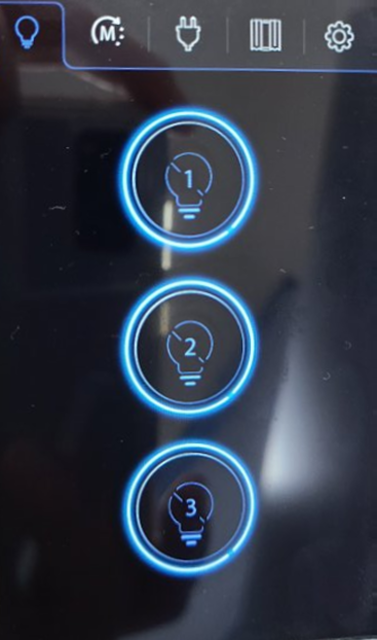
#> input picture 2026_1_산업컴퓨터비전/2_과제/98_midterm/re_lcd_std_1_color.png, 377 x 640 px
$ python lcd_vertical_icon_similarity_v10_manual_steps.py
#> lines starting #> are read from the running program, lines starting #| are printed output that depends on the picture; after the words box and inside, x2 and y2 are one past the last pixel; in counts of white or black regions, pixels touching at a corner belong together
import cv2
import numpy as np

# ------------------------------------------------------------
# 세로 이미지용 ROI similarity 비교 프로그램 (v10)
#
# [기능 요약]
# 1) 정상(left), 비정상(right) 이미지를 나란히 띄운다.
# 2) AUTO 모드에서는 미리 정한 아이콘 ROI들을 빨간 박스로 표시한다.
# 3) MANUAL 모드에서는 오른쪽 이미지에서 마우스로 ROI를 직접 지정한다.
# 4) ROI 안에서 발광 영역만 분리한 뒤,
#    - 평균 S(채도)가 높으면 -> Hue 비교
#    - 평균 S(채도)가 낮으면 -> Brightness(V) 비교
#    방식으로 similarity(%)를 계산한다.
# 5) m 키: MANUAL 모드, a 키: AUTO 모드, r 키: 수동 ROI 초기화, s 키: 저장
#
# [중요 수정 사항]
# - similarity 계산에 쓰는 기준값을 상수로 분리했다.
#   예) HUE_SIMILARITY_BASE = 90.0
#       BRIGHT_SIMILARITY_BASE = 255.0
#   필요하면 이 값을 직접 바꿔서 민감도를 조정할 수 있다.
# ------------------------------------------------------------

# ------------------------------------------------------------
# 사용자 설정: 입력 이미지 / 저장 파일 / 창 이름
# ------------------------------------------------------------
NORMAL_IMAGE_PATH = "re_lcd_std_1_color.png"
ABNORMAL_IMAGE_PATH = "re_lcd_std_2_color.png"
SAVE_PATH = "vertical_icon_similarity_result.png"
WINDOW_NAME = "Vertical LCD Icon Similarity"

# 상단 제목/정보 영역 높이
TITLE_H = 130

# MANUAL 모드에서 선택한 ROI의 발광영역 추출 과정을 저장할 파일
MANUAL_STEPS_SAVE_PATH = "manual_selected_glow_steps.png"

# ------------------------------------------------------------
# similarity 계산 기준값
# ------------------------------------------------------------
# Hue는 OpenCV HSV에서 원형 거리의 최대값이 90이므로,
# 보통 90을 기준으로 0~100%로 환산한다.
# 더 엄격하게 보고 싶으면 60 또는 45 등으로 줄이면 된다.
HUE_SIMILARITY_BASE = 20.0

# Brightness(V)는 0~255 범위이므로 보통 255를 기준으로 환산한다.
BRIGHT_SIMILARITY_BASE = 255.0

# ------------------------------------------------------------
# 발광 영역 추출 / 고채도-저채도 판단 기준값
# ------------------------------------------------------------
# 평균 Saturation이 이 값보다 크면 고채도라고 판단 -> Hue 비교 사용
S_THRESHOLD = 60

# 컬러 발광부 추출용 기준
COLOR_S_THRESHOLD = 40
COLOR_V_THRESHOLD = 40

# 흰색/회색 밝은 발광부 추출용 기준
WHITE_V_THRESHOLD = 150

# ------------------------------------------------------------
# 세로 이미지(377x640) 기준 ROI
# 너무 타이트하지 않게 설정된 고정 박스
# ------------------------------------------------------------
ICON_ROIS = {
    "Bulb": (4, 6, 46, 48),
    "Mode": (76, 8, 56, 46),
    "Plug": (165, 10, 48, 46),
    "Menu": (242, 10, 48, 46),
    "Gear": (314, 12, 48, 46),
    "Big1": (115, 107, 150, 150),
    "Big2": (115, 272, 150, 150),
    "Big3": (115, 437, 150, 150),
}

# ------------------------------------------------------------
# 전역 상태 변수
# ------------------------------------------------------------
normal_img = None
abnormal_img = None

# 마우스로 ROI를 그릴 때 사용하는 상태값
# drawing: 현재 드래그 중인지 여부
# start_pt, end_pt: 마우스 시작점/끝점
# selected_roi: 최종 선택된 수동 ROI
# view_mode: AUTO / MANUAL 모드 구분
# auto_results: AUTO 모드 아이콘별 계산 결과

drawing = False
start_pt = None
end_pt = None
selected_roi = None

view_mode = "AUTO"
auto_results = {}

# 최근 MANUAL ROI 계산 결과를 화면 상단에 표시하기 위한 값들
last_similarity = None
last_mode = None
last_normal_value = None
last_abnormal_value = None
last_diff = None
last_normal_mean_s = None
last_abnormal_mean_s = None


# ------------------------------------------------------------
# 기본 수학 함수
# ------------------------------------------------------------
def circular_hue_distance(h1, h2):
    """
    Hue는 직선 값이 아니라 원형 값이다.
    따라서 |h1-h2| 만 쓰면 안 되고,
    원 둘레에서 더 짧은 쪽 거리를 써야 한다.

    예)
    h1 = 179, h2 = 1 이면
    단순 차이는 178이지만,
    실제 색상환에서는 거의 붙어 있으므로 원형 거리는 2이다.
    """
    diff = abs(float(h1) - float(h2))
    return min(diff, 180.0 - diff)


def circular_mean_hue(h_values):
    """
    Hue 평균은 일반 평균이 아니라 원형 평균으로 구한다.
    단순 평균을 쓰면 179와 1의 평균이 90이 되어 버리는데,
    실제로는 둘 다 거의 같은 색이므로 잘못된 결과가 된다.
    """
    if h_values.size == 0:
        return 0.0

    # Hue(0~179)를 원형 각도(0~2pi)로 변환
    angles = h_values.astype(np.float32) * 2.0 * np.pi / 180.0

    # sin, cos 평균으로 대표 방향 계산
    mean_sin = np.mean(np.sin(angles))
    mean_cos = np.mean(np.cos(angles))
    mean_angle = np.arctan2(mean_sin, mean_cos)

    # 각도가 음수로 나오면 0~2pi 범위로 보정
    if mean_angle < 0:
        mean_angle += 2.0 * np.pi

    # 다시 OpenCV Hue 범위(0~179 근처)로 환산
    return float(mean_angle * 180.0 / (2.0 * np.pi))


# ------------------------------------------------------------
# 전처리 / 마스크 생성 함수
# ------------------------------------------------------------
def preprocess(img_bgr):
    """
    너무 강하지 않은 Gaussian blur를 적용한다.
    목적:
    - 작은 노이즈 완화
    - 아주 미세한 반사/점 잡음 완화

    너무 강하게 blur를 주면 아이콘 경계까지 흐려지므로
    커널을 작게 유지한다.
    """
    return cv2.GaussianBlur(img_bgr, (3, 3), 0)


def get_glow_mask_from_roi(img_bgr, roi):
    """
    ROI 내부에서 '실제로 빛나고 있는 부분'만 간단히 분리한다.

    아이디어:
    1) 컬러 발광부: S와 V가 둘 다 어느 정도 큰 영역
    2) 흰색/회색 밝은 발광부: V가 큰 영역
    3) 두 마스크를 OR로 합친다.
    4) morphology로 자잘한 점 노이즈를 정리한다.

    반환값:
    - mask (0 또는 255)
    """
    x, y, w, h = roi
    roi_bgr = img_bgr[y:y + h, x:x + w]

    # ROI만 잘라서 약하게 전처리
    filtered = preprocess(roi_bgr)

    # BGR -> HSV 변환
    hsv = cv2.cvtColor(filtered, cv2.COLOR_BGR2HSV)
    s_ch = hsv[:, :, 1]
    v_ch = hsv[:, :, 2]

    # 채도도 있고 밝기도 있는 컬러 발광부
    mask_color = ((s_ch > COLOR_S_THRESHOLD) & (v_ch > COLOR_V_THRESHOLD)).astype(np.uint8) * 255

    # 채도는 낮더라도 아주 밝은 흰색/회색 발광부
    mask_white = (v_ch > WHITE_V_THRESHOLD).astype(np.uint8) * 255

    # 두 마스크 합치기
    mask = cv2.bitwise_or(mask_color, mask_white)

    # morphology로 작은 점 노이즈 제거 + 끊긴 부분 조금 정리
    kernel = np.ones((3, 3), np.uint8)
    mask = cv2.morphologyEx(mask, cv2.MORPH_OPEN, kernel)
    mask = cv2.morphologyEx(mask, cv2.MORPH_CLOSE, kernel)

    return mask


# [115 lines left out: functions make_mask_overlay_image, resize_for_panel, save_manual_glow_steps_panel, not called in this run]


def get_feature_from_roi(img_bgr, roi):
    """
    ROI에서 발광 영역만 분리한 뒤,
    similarity 계산에 필요한 대표 feature를 구한다.

    반환값:
    - mean_hue : 발광 영역 평균 Hue
    - mean_v   : 발광 영역 평균 Brightness(Value)
    - mean_s   : 발광 영역 평균 Saturation
    """
    x, y, w, h = roi
    roi_bgr = img_bgr[y:y + h, x:x + w]

    # 전처리 후 HSV 변환
    filtered = preprocess(roi_bgr)
    hsv = cv2.cvtColor(filtered, cv2.COLOR_BGR2HSV)

    h_ch = hsv[:, :, 0].astype(np.float32)
    s_ch = hsv[:, :, 1].astype(np.float32)
    v_ch = hsv[:, :, 2].astype(np.float32)

    # 발광 영역 마스크 생성
    mask = get_glow_mask_from_roi(img_bgr, roi)
    valid = mask > 0
    count = int(np.count_nonzero(valid))

    # 발광 픽셀이 너무 적으면,
    # 계산이 불안정해질 수 있으므로 ROI 전체를 fallback으로 사용한다.
    if count < 10:
        valid = np.ones(h_ch.shape, dtype=bool)

    mean_s = float(np.mean(s_ch[valid]))
    mean_v = float(np.mean(v_ch[valid]))
    mean_hue = circular_mean_hue(h_ch[valid])

    return mean_hue, mean_v, mean_s


# ------------------------------------------------------------
# similarity 계산 함수
# ------------------------------------------------------------
def similarity_from_distance(diff, base_value):
    """
    거리(diff)를 0~100% similarity로 바꾼다.

    diff = 0          -> 100%
    diff = base_value -> 0%

    예)
    Hue 비교에서 base_value = 90
    Brightness 비교에서 base_value = 255
    """
    sim = max(0.0, 100.0 * (1.0 - float(diff) / float(base_value)))
    return float(sim)


def hue_similarity_percent(h1, h2):
    """
    두 Hue 값의 원형 거리로 similarity를 계산한다.
    기준값은 HUE_SIMILARITY_BASE 상수를 사용한다.
    """
    dist = circular_hue_distance(h1, h2)
    return similarity_from_distance(dist, HUE_SIMILARITY_BASE), dist


def brightness_similarity_percent(v1, v2):
    """
    두 Brightness(Value) 값의 차이로 similarity를 계산한다.
    기준값은 BRIGHT_SIMILARITY_BASE 상수를 사용한다.
    """
    diff = abs(float(v1) - float(v2))
    return similarity_from_distance(diff, BRIGHT_SIMILARITY_BASE), diff


# ------------------------------------------------------------
# 핵심 비교 함수
# ------------------------------------------------------------
def compare_one_roi(roi):
    """
    하나의 ROI에 대해 정상/비정상 similarity를 계산한다.

    처리 순서:
    1) 정상 ROI feature 계산
    2) 비정상 ROI feature 계산
    3) 평균 S로 고채도 / 저채도 판단
    4) 고채도이면 Hue 비교
    5) 저채도이면 Brightness(V) 비교
    """
    global last_similarity, last_mode, last_normal_value, last_abnormal_value
    global last_diff, last_normal_mean_s, last_abnormal_mean_s

    # 정상/비정상에서 각각 feature 계산
    n_h, n_v, n_s = get_feature_from_roi(normal_img, roi)
    a_h, a_v, a_s = get_feature_from_roi(abnormal_img, roi)

    # 두 영상의 평균 S를 같이 보고 이번 ROI가 고채도인지 판단
    mean_s = (n_s + a_s) / 2.0

    if mean_s > S_THRESHOLD:
        # 고채도 -> Hue 비교
        mode = "HUE"
        similarity, diff = hue_similarity_percent(n_h, a_h)
        normal_value = n_h
        abnormal_value = a_h
    else:
        # 저채도 -> Brightness(V) 비교
        mode = "BRIGHT"
        similarity, diff = brightness_similarity_percent(n_v, a_v)
        normal_value = n_v
        abnormal_value = a_v

    # 결과를 딕셔너리로 정리
    result = {
        "mode": mode,
        "similarity_percent": similarity,
        "normal_value": normal_value,
        "abnormal_value": abnormal_value,
        "diff": diff,
        "normal_mean_s": n_s,
        "abnormal_mean_s": a_s,
    }

    # MANUAL 모드 표시용 최근 결과 저장
    last_similarity = similarity
    last_mode = mode
    last_normal_value = normal_value
    last_abnormal_value = abnormal_value
    last_diff = diff
    last_normal_mean_s = n_s
    last_abnormal_mean_s = a_s

    return result


def compute_auto_results():
    """
    AUTO 모드에서 미리 정한 모든 아이콘 ROI를 한 번에 계산한다.
    """
    results = {}
    for name, roi in ICON_ROIS.items():
        results[name] = compare_one_roi(roi)
    return results


# ------------------------------------------------------------
# 화면 구성 함수
# ------------------------------------------------------------
def build_canvas():
    """
    상단 제목 영역 + 좌우 원본 이미지를 붙인 화면을 만든다.
    """
    h, w = normal_img.shape[:2]
    board = np.zeros((h + TITLE_H, w * 2, 3), dtype=np.uint8)
    board[:] = (25, 25, 25)

    # 좌우 이미지 배치
    board[TITLE_H:TITLE_H + h, 0:w] = normal_img
    board[TITLE_H:TITLE_H + h, w:w + w] = abnormal_img

    # 제목만 단순하게 표시
    cv2.putText(board, "NORMAL", (20, 42), cv2.FONT_HERSHEY_SIMPLEX, 1.0, (0, 255, 0), 2, cv2.LINE_AA)
    cv2.putText(board, "ABNORMAL", (w + 20, 42), cv2.FONT_HERSHEY_SIMPLEX, 1.0, (0, 180, 255), 2, cv2.LINE_AA)
    return board


def draw_auto_boxes(board):
    """
    AUTO 모드에서 고정 ROI 박스와 similarity 텍스트를 그린다.

    규칙:
    - 왼쪽 NORMAL 쪽은 글자 없이 박스만 표시
    - 오른쪽 ABNORMAL 쪽에만 아이콘 이름 + similarity 표시
    - Mode/Menu는 박스 위
    - Bulb/Plug/Gear는 박스 아래
    - Big1~3은 큰 박스의 오른쪽 위에서 시작
    """
    h, w = normal_img.shape[:2]
    font = cv2.FONT_HERSHEY_SIMPLEX
    scale = 0.42
    thickness = 1

    for name, roi in ICON_ROIS.items():
        x, y, rw, rh = roi

        # 왼쪽 NORMAL: 글자 없이 박스만
        cv2.rectangle(board, (x, y + TITLE_H), (x + rw, y + rh + TITLE_H), (0, 0, 255), 2)

        # 오른쪽 ABNORMAL: 박스 + 글자
        cv2.rectangle(board, (w + x, y + TITLE_H), (w + x + rw, y + rh + TITLE_H), (0, 0, 255), 2)

        sim = auto_results[name]["similarity_percent"]
        text = f"{name} {sim:.1f}%"

        # 텍스트 위치 결정
        if name in ["Mode", "Menu"]:
            text_x = w + x
            text_y = max(15, y + TITLE_H - 6)
        elif name in ["Bulb", "Plug", "Gear"]:
            text_x = w + x
            text_y = y + TITLE_H + rh + 16
        else:
            text_x = w + x + rw
            text_y = max(15, y + TITLE_H - 6)

        cv2.putText(board, text, (text_x, text_y), font, scale, (0, 0, 255), thickness, cv2.LINE_AA)

    return board


# [108 lines left out: functions draw_manual_result, clamp_roi, mouse_callback, not called in this run]


# ------------------------------------------------------------
# 메인 루프
# ------------------------------------------------------------
def main():
    """
    프로그램 시작 함수.

    키 조작:
    - m : MANUAL 모드
    - a : AUTO 모드
    - r : MANUAL ROI 초기화
    - s : 현재 화면 저장
    - ESC : 종료
    """
    global normal_img, abnormal_img, auto_results, view_mode, selected_roi
    global last_similarity, last_mode, last_normal_value, last_abnormal_value
    global last_diff, last_normal_mean_s, last_abnormal_mean_s

    # 이미지 읽기
    normal_img = cv2.imread(NORMAL_IMAGE_PATH)
#> normal_img is the input picture: shape (640, 377, 3); mean B, G, R 71.5, 57.4, 49.3
    abnormal_img = cv2.imread(ABNORMAL_IMAGE_PATH)
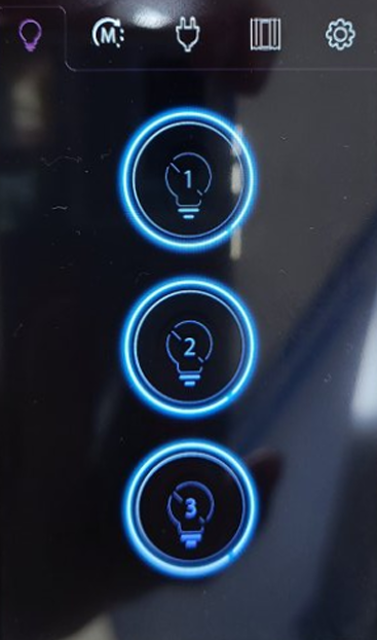
#> input picture 2026_1_산업컴퓨터비전/2_과제/98_midterm/re_lcd_std_2_color.png, 377 x 640 px
#> abnormal_img is the input picture: shape (640, 377, 3); mean B, G, R 62.4, 47.4, 38.6

    if normal_img is None:
        raise FileNotFoundError(f"정상 이미지를 읽을 수 없습니다: {NORMAL_IMAGE_PATH}")
    if abnormal_img is None:
        raise FileNotFoundError(f"비정상 이미지를 읽을 수 없습니다: {ABNORMAL_IMAGE_PATH}")

    # AUTO 모드 기본 결과 미리 계산
    auto_results = compute_auto_results()
#> the loop in compute_auto_results, `for name, roi in ICON_ROIS.items():` made 8 passes
#> n_h in compare_one_roi on passes 1, 6, 7, 8: 146.3, 106.1, 107.3, 108.7
#> n_h in compare_one_roi on passes 2 to 5: 129.4, 102.4, 105.4, 106.9
#> pass 1, in get_feature_from_roi, `roi_bgr = img_bgr[y:y + h, x:x + w]`:
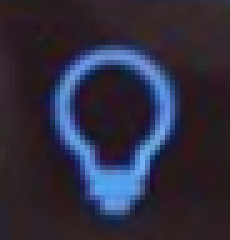
#> roi_bgr: shape (48, 46, 3) (shown 5 times larger); mean B, G, R 62, 44, 46.1
#> pass 1, in get_feature_from_roi, `h_ch = hsv[:, :, 0].astype(np.float32)`:
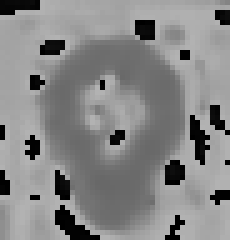
#> h_ch: shape (48, 46) float32 (shown 5 times larger); min 0, max 179, mean 134.1
#> after the loop in compute_auto_results, `for name, roi in ICON_ROIS.items():`: results = 8 items
#> auto_results = 8 items

    # 창 생성 및 마우스 콜백 연결
    cv2.namedWindow(WINDOW_NAME, cv2.WINDOW_NORMAL)
    cv2.setMouseCallback(WINDOW_NAME, mouse_callback)

    while True:
        board = build_canvas()
#> in build_canvas, `board[TITLE_H:TITLE_H + h, 0:w] = normal_img`:
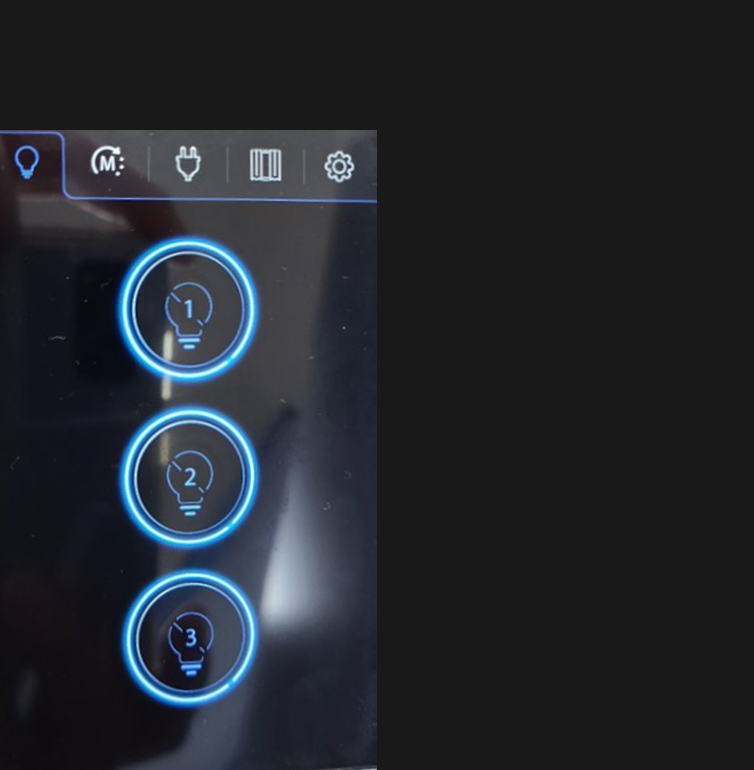
#> board: shape (770, 754, 3); mean B, G, R 44.3, 38.5, 35.1
#> in build_canvas, `board[TITLE_H:TITLE_H + h, w:w + w] = abnormal_img`:
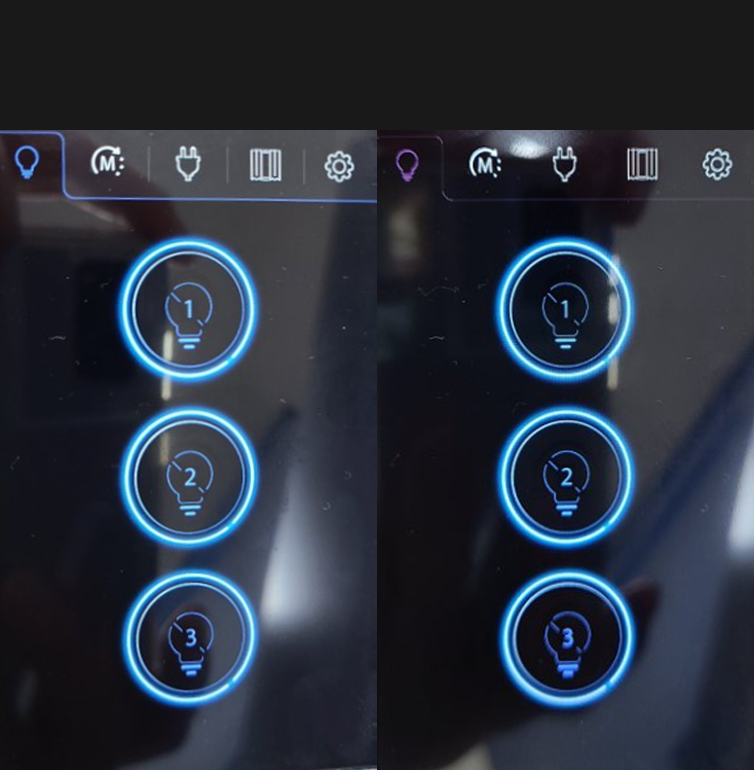
#> board: shape (770, 754, 3); mean B, G, R 59.9, 47.8, 40.7
#> in build_canvas, `cv2.putText(board, "ABNORMAL", (w + 20, 42), cv2.FONT_HERSHEY_SIMPLEX,..`:
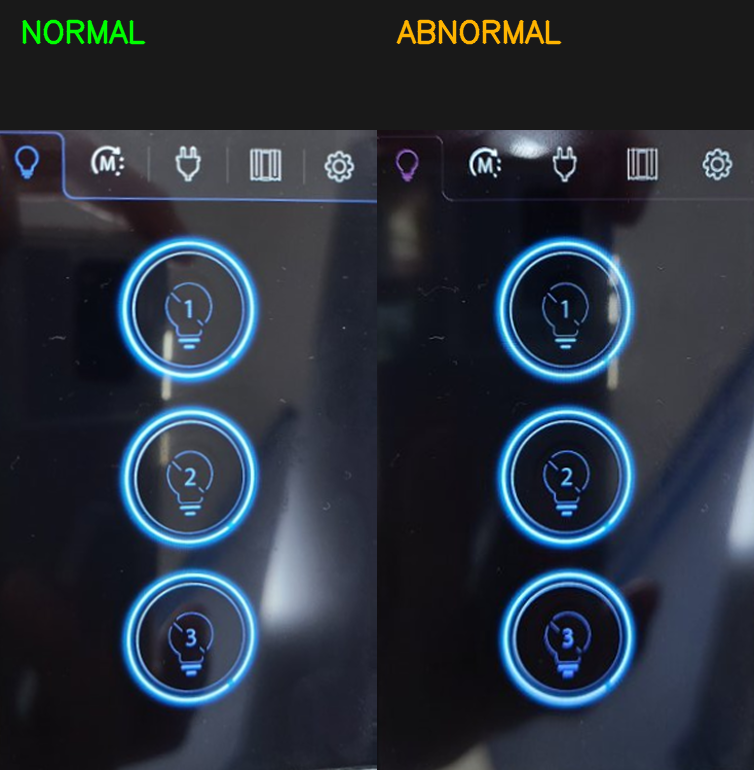
#> board: shape (770, 754, 3); mean B, G, R 59.7, 48.7, 41.3

        # 현재 모드에 따라 화면 구성
        if view_mode == "AUTO":
            board = draw_auto_boxes(board)
#> the loop in draw_auto_boxes, `for name, roi in ICON_ROIS.items():` made 8 passes
#> (sim, text) on passes 1 to 8: (41.43, 'Bulb 41.4%'), (94.83, 'Mode 94.8%'), (81.02, 'Plug 81.0%'), (72.43, 'Menu 72.4%'), (99.06, 'Gear 99.1%'), (93.71, 'Big1 93.7%'), (94.95, 'Big2 95.0%'), (93.94, 'Big3 93.9%')
#> after the loop in draw_auto_boxes, `for name, roi in ICON_ROIS.items():`:
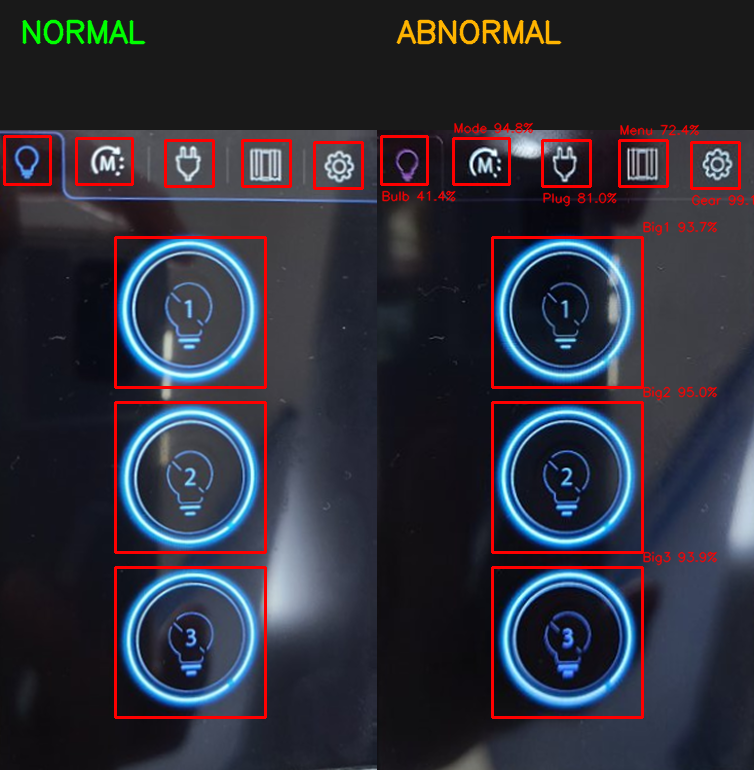
#> board: shape (770, 754, 3); 3.54% of pixels changed, all inside (x1, y1, x2, y2) = (3, 122, 754, 719)
        else:
            board = draw_manual_result(board)

            # 드래그 중이면 실시간으로 빨간 박스 미리보기 표시
            if drawing and start_pt is not None and end_pt is not None:
                h, w = normal_img.shape[:2]
                roi_preview = clamp_roi(start_pt[0], start_pt[1], end_pt[0], end_pt[1], w, h)
                if roi_preview is not None:
                    px, py, pw, ph = roi_preview
                    cv2.rectangle(board, (px, py + TITLE_H), (px + pw, py + ph + TITLE_H), (0, 0, 255), 2)
                    cv2.rectangle(board, (w + px, py + TITLE_H), (w + px + pw, py + ph + TITLE_H), (0, 0, 255), 2)

        cv2.imshow(WINDOW_NAME, board)
        key = cv2.waitKey(20) & 0xFF
#> (key Esc is pressed here)

        if key == 27:  # ESC
            break
        elif key == ord('m'):
            # MANUAL 모드 진입
            view_mode = "MANUAL"
        elif key == ord('a'):
            # AUTO 모드 복귀
            view_mode = "AUTO"
            selected_roi = None
        elif key == ord('r'):
            # MANUAL ROI 및 최근 결과 초기화
            selected_roi = None
            last_similarity = None
            last_mode = None
            last_normal_value = None
            last_abnormal_value = None
            last_diff = None
            last_normal_mean_s = None
            last_abnormal_mean_s = None
        elif key == ord('s'):
            # 현재 보이는 화면 저장
            cv2.imwrite(SAVE_PATH, board)
            print(f"결과 이미지를 저장했습니다: {SAVE_PATH}")

    cv2.destroyAllWindows()


# ------------------------------------------------------------
# 프로그램 시작점
# ------------------------------------------------------------
if __name__ == "__main__":
    main()
